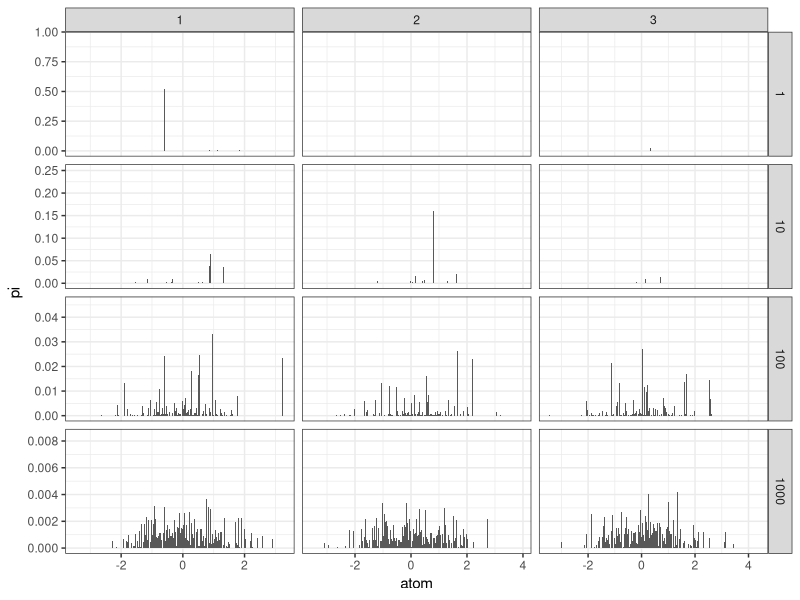
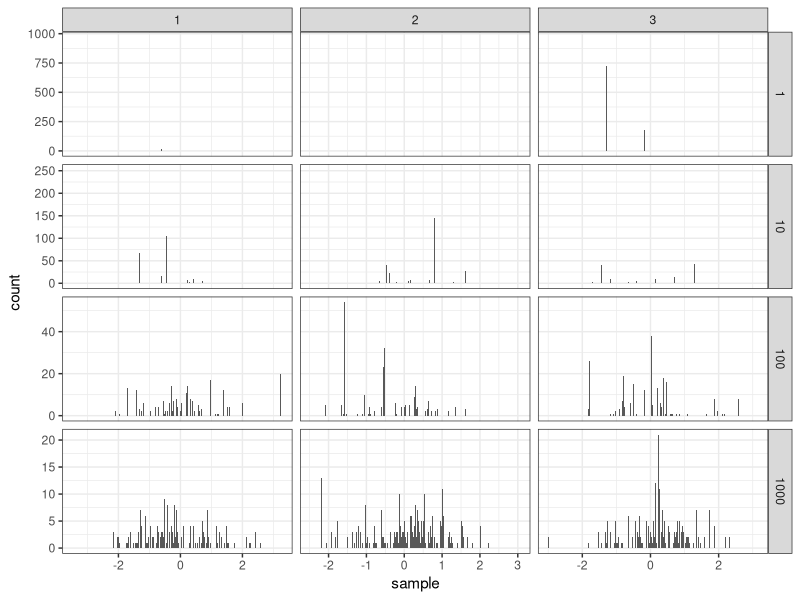
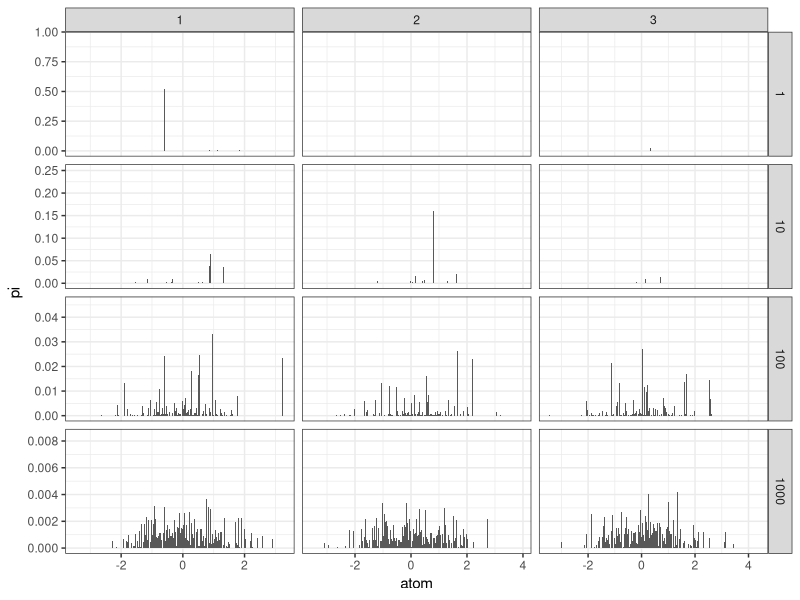
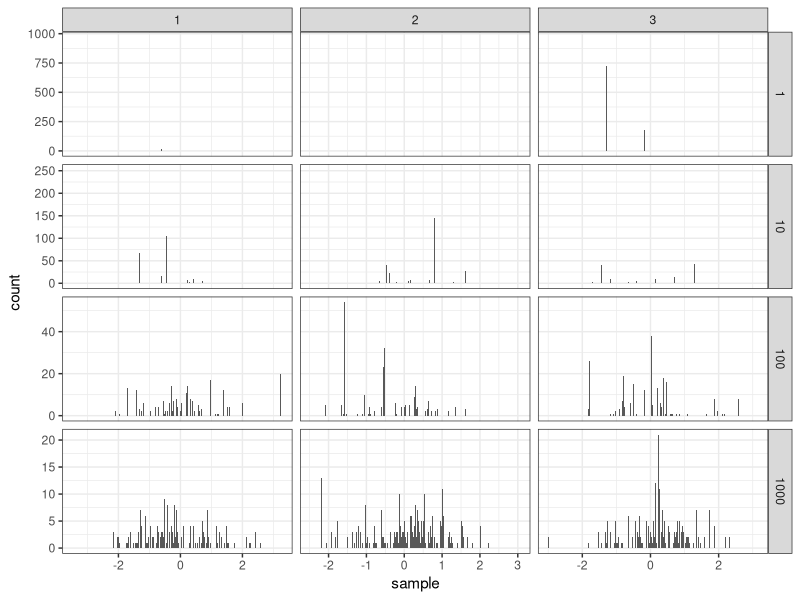

Recreate these plots in R, in order.
library(dplyr)
library(ggplot2)

#'@title Stick Breaking construction of a Dirichlet Process
#'@param n number of samples
#'@param alpha concentration parameter
#'@param G0 base measure
DP_stick_breaking <- function(n, alpha, G0) {

  # Stick breaking
  v  <- rbeta(n, 1, alpha)
  
  pi <- numeric(n)
  pi[1] <- v[1] 
  pi[2:n] <- sapply(2:n, function(i) v[i] * prod(1 - v[1:(i-1)]))
  
  # Atoms from the base measure
  y <- G0(n) 
  return(list(atoms = y,
              pis = pi))
  # Sample from the Dirichlet Process G
  #theta <- sample(y, prob = pi, replace = TRUE)
  #return(theta)
}


# Choose a base distribution
G0 <- function(n) rpois(n, 7)       # Poisson
G0 <- function(n) rnorm(n, 0, 1)   # Gaussian

# Concentration parameter around the base distribution
alphas <- c(1, 10, 100, 1000)
n <- 1000
df.G <- as.data.frame(matrix(NA, 0, 4))
names(df.G) <- c("xp", "i", "atom", "pi")

df.samples <- as.data.frame(matrix(NA, 0, 4))
names(df.samples) <- c("xp", "i", "alpha", "samples")

for(alpha in alphas){
  for(xp in 1:3){
    cat("\n", alpha)
    
    # Generate the DP
    G <- DP_stick_breaking(n, alpha, G0)
    df.G <- bind_rows(df.G, 
                      list(xp = rep(xp, n), 
                           alpha= rep(alpha, n), 
                           i=1:n,
                           atom = G$atoms,
                           pi=G$pis))
    
    # Generate samples from the DP
    samples <- sample(G$atoms, prob = G$pis, replace = TRUE)
    df.samples <- bind_rows(df.samples, 
                            list(xp = rep(xp, n), 
                                 alpha= rep(alpha, n), 
                                 i=1:n, 
                                 sample=samples))
  }
}

# Plot the DP
df.G$alpha <- factor(df.G$alpha)
p <- ggplot(df.G, aes(x=atom, y=pi)) + 
  geom_col(width=0.01)+
  facet_grid(alpha ~ xp, scales = "free") +
  theme_bw()
print(p)
ggsave(p, filename = paste0("fig15_DP.png"), 
       height=16, width=16, units='cm')

# Plot samples from the DP
df.samples$alpha <- factor(df.samples$alpha)
p <- ggplot(df.samples, aes(x=sample)) + 
     #geom_density() +
     #geom_histogram(bins=100, aes(y=..count../sum(..count..))) +
     geom_histogram(bins=1000) + 
     facet_grid(alpha ~ xp, scales = "free") +
     theme_bw()
print(p)
ggsave(p, filename = paste0("fig16_DPsamples.png"), 
       height=16, width=16, units='cm')


